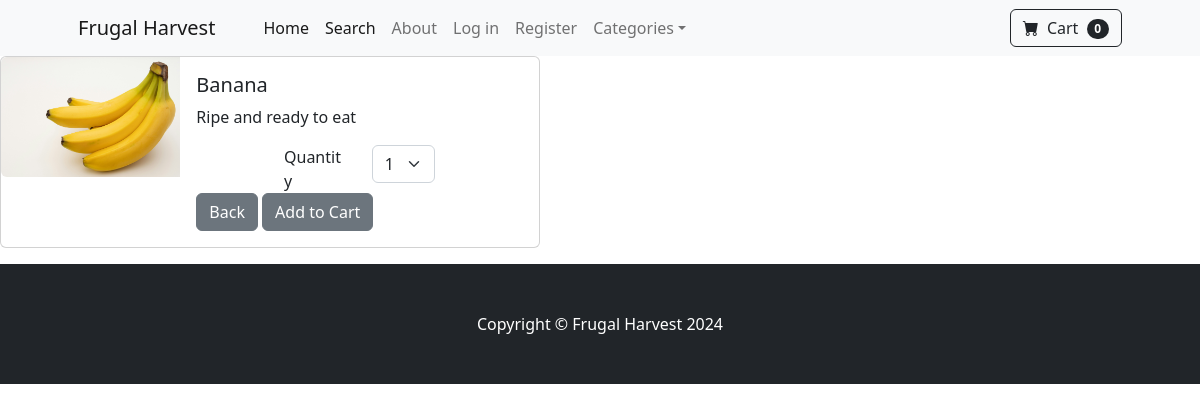
Page /product/1 on the committed database.
### store/models.py (models this page shows, shortened)
class Product(models.Model):
    name = models.CharField(max_length=100)
    price = models.DecimalField(default=0, decimal_places=2, max_digits=6)
    category = models.ForeignKey(Category, on_delete=models.CASCADE, default=1)
    description = models.CharField(max_length=250, default="", blank=True, null=True)
    image = models.ImageField(upload_to='uploads/product/')

### store/views.py (the view)
# urls.py: path('product/<int:pk>', views.product, name='product'),
def product(request, pk):
    product = Product.objects.get(id=pk)
    return render(request, 'product.html', {'product':product})

### cart/cart.py (called while the page is built)
    def __len__(self):
        return len(self.cart)

### cart/context_processors.py (called while the page is built)
def cart(request):
    return {'cart':Cart(request)}

### store/templates/product.html (shortened to what this page needs)
{% extends "base.html" %}
    {% block content %}
<div class="card mb-3" style="max-width: 540px;">
  <div class="row g-0">
    <div class="col-md-4">
      <img src="{{ product.image.url }}" class="img-fluid rounded-start" alt="...">
    </div>
    <div class="col-md-8">
      <div class="card-body">
        <h5 class="card-title">{{ product.name }}</h5>
        <p class="card-text">{{product.description}}</p>
       <div class="row justify-content-center">
        <div class="col-md-3">
          Quantity
        </div>
        <div class="col-md-3">
          <select class="form-select" id="qty-cart">
            <option value="1">1</option>
          </select>
        </div>
       </div>
        <a href="{% url 'home' %}" class = "btn btn-secondary">Back</a>
        <button value="{{ product.id }}" type = "button" id="add-cart" class="btn btn-secondary">Add to Cart</button>
      </div>
    </div>
  </div>
</div>
{% endblock %}

### rows in the picture
Product: image (picture), name "Banana", description "Ripe and ready to eat"

### other values in the picture
{{ cart|length }} "0"
